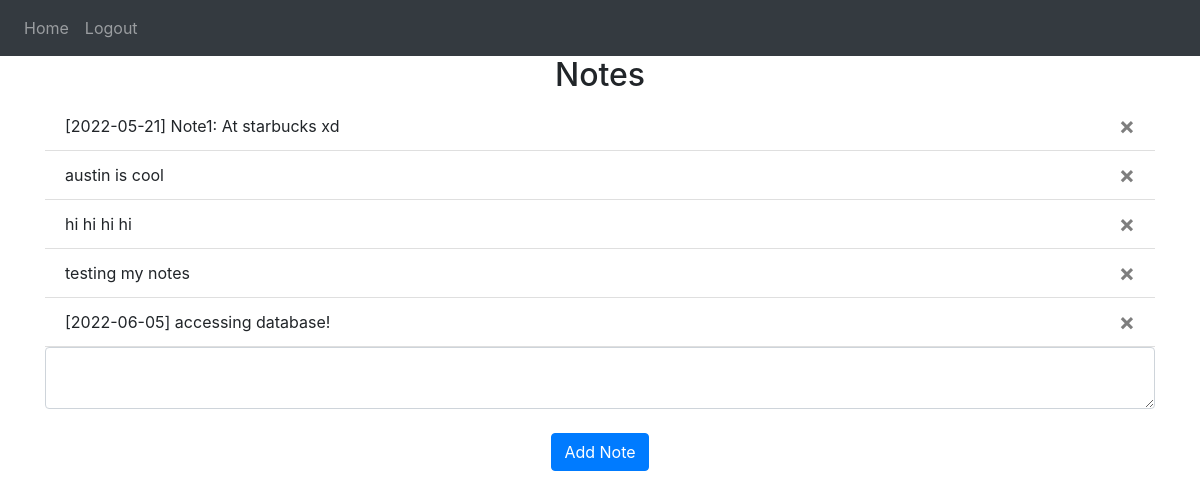
Page / (signed in) on the earlier database version.
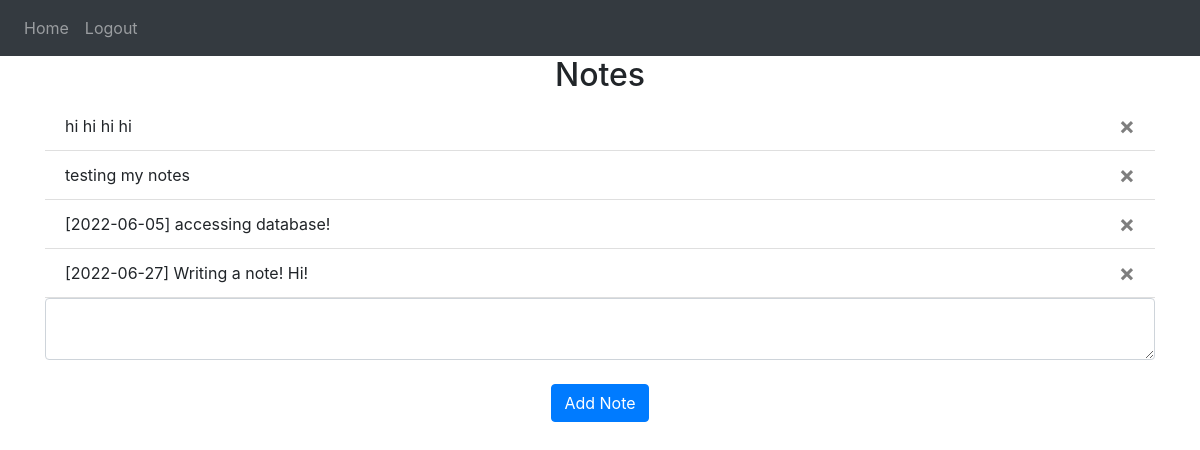
Same page on the later database version.
### website/models.py (models this page shows)
class Note(db.Model):
    id = db.Column(db.Integer, primary_key=True) #primary_key will be added automatically, unique identifier.
    data = db.Column(db.String(10000), nullable=False)
    date = db.Column(db.DateTime(timezone=True), default=func.now()) #gets current data and time for us, no need to define it.
    user_id = db.Column(db.Integer, db.ForeignKey('user.id')) #associate note with user, foreign key references id from another object

### website/views.py (the view, shortened to what this page needs)
@views.route('/', methods=['GET','POST'])
@login_required
def home():
    return render_template("home.html", user=current_user) #reference current_user in our templates and check if it's authenticated

### website/templates/home.html
{%extends "base.html"%} {% block title %}Home{% endblock %}
{% block content %}
<h2 align="center">Notes</h2>
<ul class="list-group list-group-flush" id="notes">
    {% for note in user.notes%}
    <li class="list-group-item">
        {{note.data}}
        <button type="button" class="close" onClick="deleteNote({{note.id}})">
            <span aria-hidden="true">&times;</span>
        </button>
    </li>
    {% endfor %}
</ul>
<form method="POST">
    <textarea name="note" id="note" class="form-control"></textarea>
    <br />
    <div align="center">
        <button type="submit" class="btn btn-primary">Add Note</button>
    </div>
</form>
{% endblock %}

### website/templates/base.html (shortened to what this page needs)
<!DOCTYPE html>
<html>
  <head>
    <link
      rel="stylesheet"
      href="https://stackpath.bootstrapcdn.com/bootstrap/4.4.1/css/bootstrap.min.css"
    />
    <link
      rel="stylesheet"
      href="https://stackpath.bootstrapcdn.com/font-awesome/4.7.0/css/font-awesome.min.css"
    />
  </head>
  <body>
    <nav class="navbar navbar-expand-lg navbar-dark bg-dark">
      <div class="collapse navbar-collapse" id="navbar">
        <div class="navbar-nav">
          {% if user.is_authenticated %}
          <a class="nav-item nav-link" id="home" href="/">Home</a>
          <a class="nav-item nav-link" id="logout" href="/logout">Logout</a>
          {% else %}
          <a class="nav-item nav-link" id="login" href="/login">Login</a>
          <a class="nav-item nav-link" id="sign_up" href="/sign-up">Sign Up</a>
          {% endif %}
        </div>
      </div>
    </nav>
    <div class="container">
    {% block content %}
    {% endblock %}
    </div>
  </body>
</html>

Differences in the rows shown:
removed Note: data "[2022-05-21] Note1: At starbucks xd"
removed Note: data "austin is cool"
added Note: data "[2022-06-27] Writing a note! Hi!"
